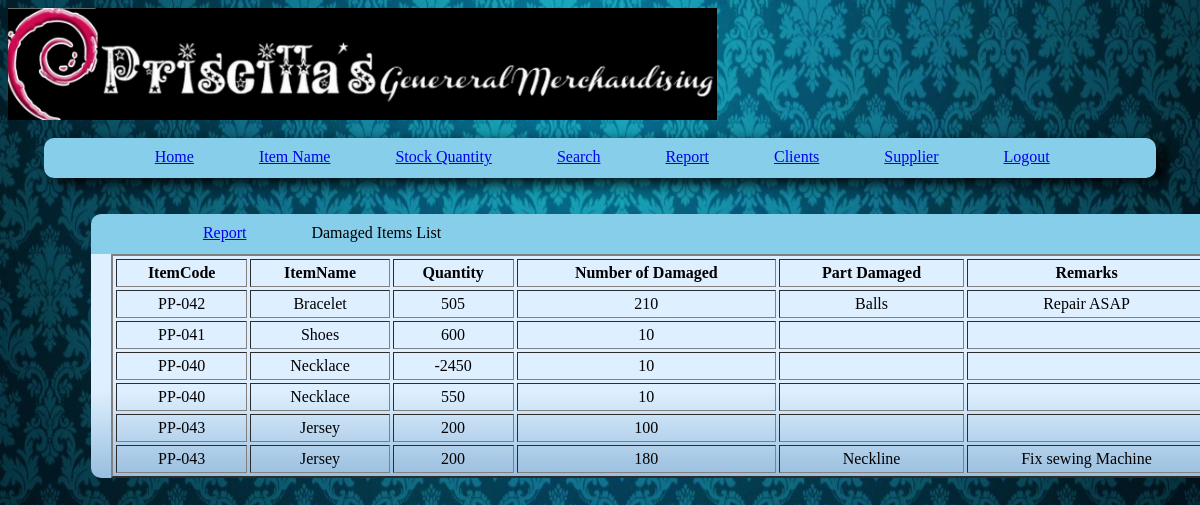
Screenshot of /damaged_items.php (signed in) with the database file from the repository.
### tables this page shows
CREATE TABLE IF NOT EXISTS `damaged_items` (
  `itemcode` int(11) NOT NULL,
  `itemname` varchar(100) NOT NULL,
  `quantity` int(11) NOT NULL,
  `numberofdamaged` int(11) NOT NULL,
  `part_damaged` varchar(100) NOT NULL,
  `remarks` text NOT NULL
);

### damaged_items.php (the view, shortened to what this page needs)
<html>
<head>
	<link rel="stylesheet" href="style-admin.css" />
</head>
<body>
	<img src="images/header.jpg"/><br/><Br/>
		<div class="header">
			<div class="tab1">
				<div class="tab2"><a href="admin.php">Home</a></div>
				<div class="tab2"><a href="itemname.php">Item Name</a></div>
				<div class="tab2"><a href="stockquantity.php">Stock Quantity</a></div>
				<div class="tab2"><a href="search.php">Search</a></div>
				<div class="tab2"><a href="report.php">Report</a></div>
				<div class="tab2"><a href="clients.php">Clients</a></div>
				<div class="tab2"><a href="supplier.php">Supplier</a></div>
				<div class="tab2"><a href="logout.php">Logout</a></div>
			</div>
		</div>
		<div id="container">
			<div id="upper-tab">
				<div id="crud-item">
					<div class="tab-cont"><a href="report.php">Report</a></div>
					<div class="tab-cont">Damaged Items List</div>
					<?php
					$page = (isset($_GET['page'])) ? (int)$_GET['page'] : 1;
					$start = ($page - 1) * 10;
					?>
				</div>
			</div>
			<div id="item-names">
				<table BORDER="2"    WIDTH="100%"   CELLPADDING="4" CELLSPACING="3">
				<TR>
					<TH>ItemCode</TH>
					<TH>ItemName</TH>
					<TH>Quantity</TH>
					<TH>Number of Damaged</TH>
					<TH>Part Damaged</TH>
					<TH>Remarks</TH>
				</TR>
				<?php
					$query = mysql_query("Select * from damaged_items LIMIT $start, 10");
					while($row = mysql_fetch_assoc($query)){
						Print "<TR>";
							$len = strlen($row['itemcode']);
						if($len == 1){
							Print '<TD Align = "Center">PP-00'.$row['itemcode'].'</TD>';
						}
						else if($len == 2){
							Print '<TD Align = "Center">PP-0'.$row['itemcode'].'</TD>';
						}
						else{
							Print '<TD Align = "Center">PP-'.$row['itemcode'].'</TD>';
						}
							Print '<TD Align = "Center">'.$row['itemname'].'</TD>';
							Print '<TD Align = "Center">'.$row['quantity'].'</TD>';
							Print '<TD Align = "Center">'.$row['numberofdamaged'].'</TD>';
							Print '<TD Align = "Center">'.$row['part_damaged'].'</TD>';
							Print '<TD Align = "Center">'.$row['remarks'].'</TD>';
						Print "</TR>";
					}
				?>
				</table>
			</div>
		</div>
</body>
</html>

### style-admin.css (style rules this page uses)
body { background-image: url('images/background.jpg'); background-color: white; background-repeat: no-repeat; background-size: 100% 100%; }
.header { background-color: skyblue; border-radius: 10px 10px 10px 10px; box-shadow: 10px 5px 15px; height: 40px; margin-left: 3%; margin-right: 3%; }
.tab1 { float: left; margin-left: 10%; margin-top: 10px; display: block; }
.tab2 { float: left; margin-right: 65px; font-family: Verdana Rounded MT Bold; }
#container { background: rgb(222,239,255); background: -moz-linear-gradient(top, rgba(222,239,255,1) 67%, rgba(152,190,222,1) 100%); background: -webkit-gradient(linear, left top, left bottom, color-stop(67%,rgba(222,239,255,1)), color-stop(100%,rgba(152,190,222,1))); background: -webkit-linear-gradient(top, rgba(222,239,255,1) 67%,rgba(152,190,222,1) 100%); background: -o-linear-gradient(top, rgba(222,239,255,1) 67%,rgba(152,190,222,1) 100%); background: -ms-linear-gradient(top, rgba(222,239,255,1) 67%,rgba(152,190,222,1) 100%); background: linear-gradient(to bottom, rgba(222,239,255,1) 67%,rgba(152,190,222,1) 100%); filter: progid:DXImageTransform.Microsoft.gradient( startColorstr='#deefff', endColorstr='#98bede',GradientType=0 ); height: auto; width: 1120px; margin-top: 3%; margin-left: 7%; margin-right: 5%; border-radius: 15px 15px 10px 10px; float: left; font-family: Tahoma; }
#item-names { margin-left: 20px; }
#upper-tab { background-color: skyblue; height: 40px; width: 1120px; border-radius: 10px 10px 0 0; }
#crud-item { float: left; margin-left: 10%; margin-top: 10px; display: block; }
.tab-cont { float: left; margin-right: 65px; font-family: Verdana Rounded MT Bold; }

### rows the page displays
damaged_items: itemcode "42", itemname "Bracelet", quantity "505", numberofdamaged "210", part_damaged "Balls", remarks "Repair ASAP"
damaged_items: itemcode "41", itemname "Shoes", quantity "600", numberofdamaged "10"
damaged_items: itemcode "40", itemname "Necklace", quantity "-2450", numberofdamaged "10"
damaged_items: itemcode "40", itemname "Necklace", quantity "550", numberofdamaged "10"
damaged_items: itemcode "43", itemname "Jersey", quantity "200", numberofdamaged "100"
damaged_items: itemcode "43", itemname "Jersey", quantity "200", numberofdamaged "180", part_damaged "Neckline", remarks "Fix sewing Machine"
